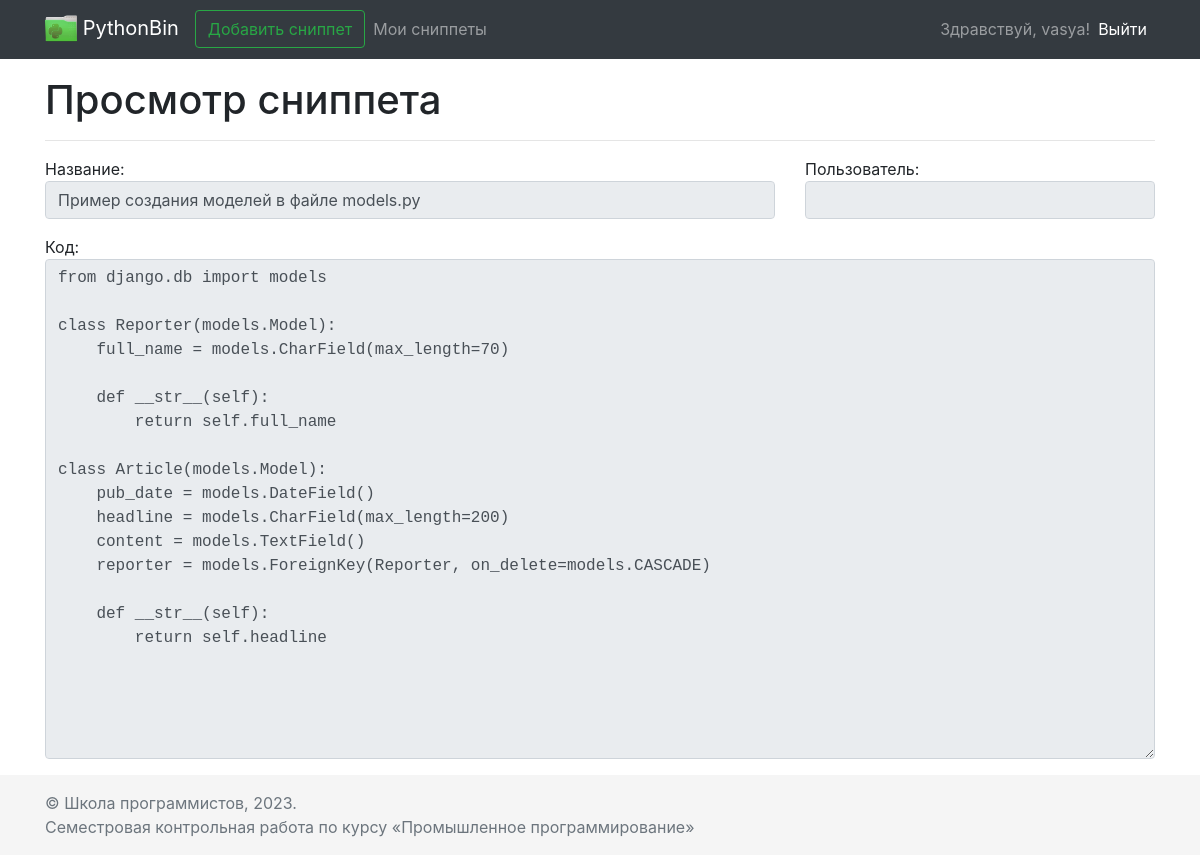
Page /snippets/1 (signed in) on the committed database.
### main/models.py (models this page shows)
class Snippet(models.Model):
    name = models.CharField(max_length=200)
    code = models.TextField(max_length=5000)
    creation_date = models.DateTimeField()
    user = models.ForeignKey(to=User, on_delete=models.CASCADE,
                             blank=True, null=True)  # can be empty due to usage of AnonymousUser

### main/views.py (the view)
# urls.py: path('snippets/<int:id>', views.view_snippet_page, name='view_snippet'),
def view_snippet_page(request, id):
    context = get_base_context(request, 'Просмотр сниппета')
    try:
        record = Snippet.objects.get(id=id)
        context['addform'] = AddSnippetForm(
            initial={
                'user': record.user,
                'name': record.name,
                'code': record.code,
            }
        )
    except Snippet.DoesNotExist:
        raise Http404
    return render(request, 'pages/view_snippet.html', context)

### main/forms.py
class LoginForm(forms.Form):
    username = forms.CharField(
        max_length=20,
        required=True,
        widget=forms.TextInput(
            attrs={
                'class': 'form-control',
                'placeholder': 'Username',
            }
        )
    )
    password = forms.CharField(
        max_length=20,
        required=True,
        widget=forms.PasswordInput(
            attrs={
                'class': 'form-control',
                'placeholder': 'Password',
            }
        )
    )

class AddSnippetForm(forms.Form):
    name = forms.CharField(
        label='Название',
        max_length=200,
        widget=forms.TextInput(
            attrs={
                'class': 'form-control'
            }
        )
    )
    user = forms.CharField(
        label='Пользователь',
        max_length=20,
        widget=forms.TextInput(
            attrs={
                'class': 'form-control',
                'disabled': '',
            }
        ),
        required=False
    )
    code = forms.CharField(
        label='Код',
        max_length=5000,
        widget=forms.Textarea(
            attrs={
                'class': 'form-control',
                'style': 'height:500px'
            }
        )
    )

### main/views.py (called while the page is built)
def get_base_context(request, pagename):
    return {
        'pagename': pagename,
        'loginform': LoginForm(),
        'user': request.user,
    }

### main/templates/pages/view_snippet.html (shortened to what this page needs)
{% extends 'base.html' %}
{% block content %}
<div class="row">
    <div class="col">
        <form>
            <fieldset disabled>
                <div class="form-group row">
                    <div class="col col-8">
                        {{ addform.name.label }}: {{ addform.name }}
                    </div>
                    <div class="col col-4">
                        {{ addform.user.label }}: {{ addform.user }}
                    </div>
                </div>
                <div class="form-group row">
                    <div class="col">
                        {{ addform.code.label }}: {{ addform.code }}
                    </div>
                </div>
            </fieldset>
        </form>
    </div>
</div>
{% endblock %}

### main/templates/header.html (shortened to what this page needs)
{% load static %}
<nav class="navbar navbar-expand-md navbar-dark fixed-top bg-dark">
    <div class="container">
        <a class="navbar-brand" href="{% url 'index' %}">
            <img src="{% static 'images/logo.png' %}" width="32" height="32" alt="">
            PythonBin
        </a>
        <div class="collapse navbar-collapse" id="navbarCollapse">
            <ul class="navbar-nav mr-auto">
                <li class="form-inline">
                    <a class="btn btn-outline-success" href="{% url 'add_snippet' %}">Добавить сниппет</a>
                </li>
                {% if request.user.is_authenticated %}
                    <li class="nav-item"><a class="nav-link" href="{% url 'my_snippets' %}">Мои сниппеты</a></li>
                {% endif %}
            </ul>
            {% if request.user.is_authenticated %}
                <ul class="navbar-nav mr-right">
                    <span class="navbar-text">
                        Здравствуй, {{ request.user.username }}!
                    </span>
                    <li class="nav-item active"><a class="nav-link" href="{% url 'logout' %}">Выйти</a></li>
                </ul>
            {% endif %}
        </div>
    </div>
</nav>

### main/templates/pages/view_snippet.html (style rules this page uses)
textarea { font-family:monospace; }

### rows in the picture
Snippet: name "Пример создания моделей в файле models.py", code "from django.db import models class Reporter(models.Model): full_name = models.CharField(max_length=70) def __str__(self): return self.full_name class Article(models.Model): pub_date = models.DateField() headline = models.CharField(max_length=200) content = models.TextField() reporter = models.ForeignKey(Reporter, on_delete=models.CASCADE) def __str__(self): return self.headline"

### other values in the picture
{{ request.user.username }} "vasya"
{{ pagename }} "Просмотр сниппета"
{{ addform.name.label }} "Название"
{{ addform.user.label }} "Пользователь"
{{ addform.code.label }} "Код"
